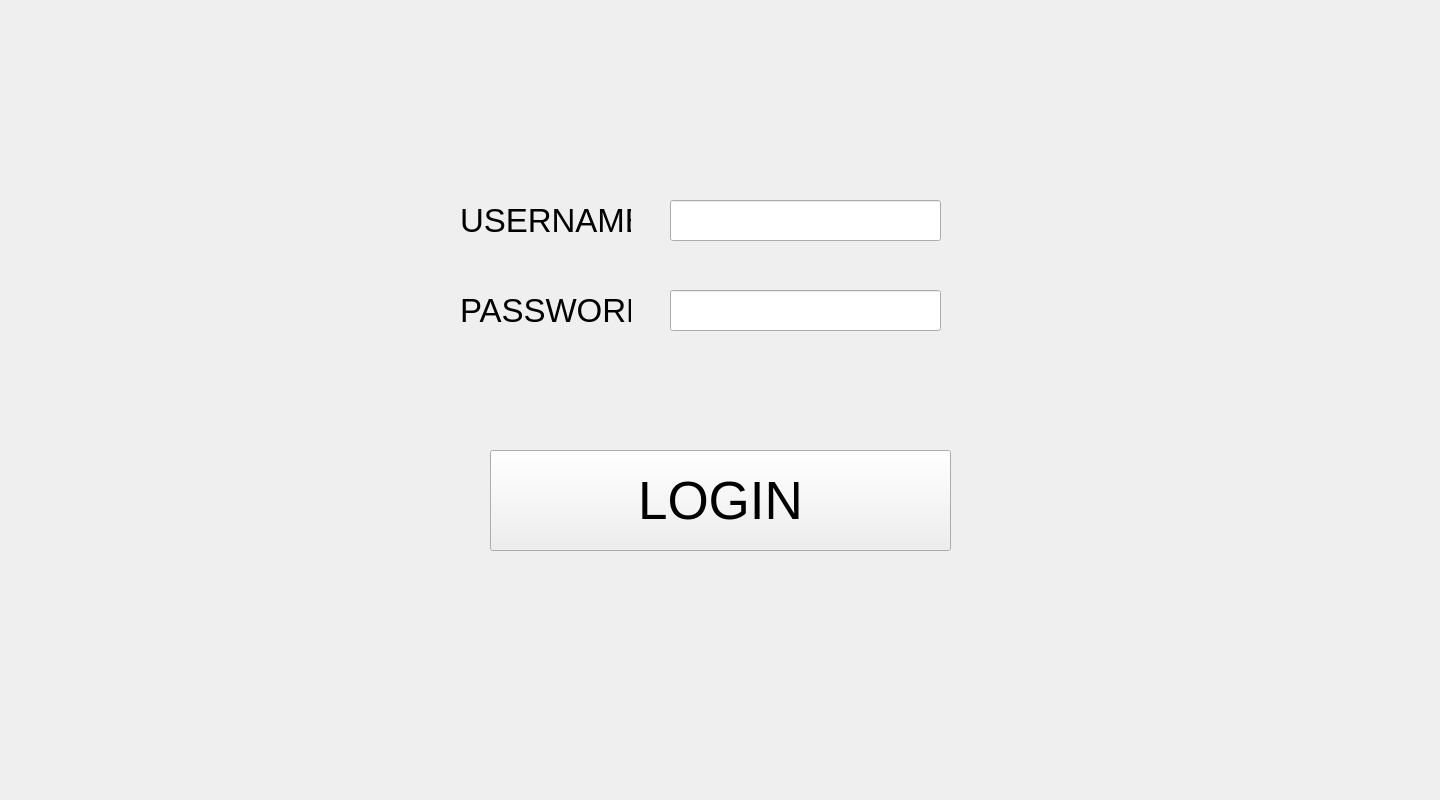
<?xml version="1.0" encoding="UTF-8"?>
<ui version="4.0">
 <class>MainWindow</class>
 <widget class="QMainWindow" name="MainWindow">
  <property name="geometry">
   <rect>
    <x>0</x>
    <y>0</y>
    <width>1440</width>
    <height>800</height>
   </rect>
  </property>
  <property name="windowTitle">
   <string>MainWindow</string>
  </property>
  <widget class="QWidget" name="centralwidget">
   <widget class="QLabel" name="user_label">
    <property name="geometry">
     <rect>
      <x>460</x>
      <y>200</y>
      <width>171</width>
      <height>41</height>
     </rect>
    </property>
    <property name="font">
     <font>
      <pointsize>25</pointsize>
     </font>
    </property>
    <property name="text">
     <string>USERNAME</string>
    </property>
   </widget>
   <widget class="QLabel" name="pass_label">
    <property name="geometry">
     <rect>
      <x>460</x>
      <y>290</y>
      <width>171</width>
      <height>41</height>
     </rect>
    </property>
    <property name="font">
     <font>
      <pointsize>25</pointsize>
     </font>
    </property>
    <property name="text">
     <string>PASSWORD</string>
    </property>
   </widget>
   <widget class="QPushButton" name="login_btn">
    <property name="geometry">
     <rect>
      <x>490</x>
      <y>450</y>
      <width>461</width>
      <height>101</height>
     </rect>
    </property>
    <property name="font">
     <font>
      <pointsize>40</pointsize>
     </font>
    </property>
    <property name="text">
     <string>LOGIN</string>
    </property>
   </widget>
   <widget class="QLineEdit" name="user_edit">
    <property name="geometry">
     <rect>
      <x>670</x>
      <y>200</y>
      <width>271</width>
      <height>41</height>
     </rect>
    </property>
    <property name="font">
     <font>
      <pointsize>25</pointsize>
     </font>
    </property>
   </widget>
   <widget class="QLineEdit" name="pass_edit">
    <property name="geometry">
     <rect>
      <x>670</x>
      <y>290</y>
      <width>271</width>
      <height>41</height>
     </rect>
    </property>
    <property name="font">
     <font>
      <pointsize>25</pointsize>
     </font>
    </property>
   </widget>
  </widget>
 </widget>
 <resources/>
 <connections/>
</ui>
